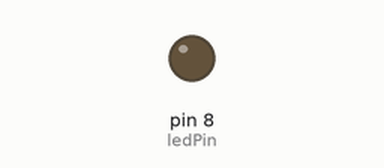
Simulated run of this sketch. Board: Arduino Uno, built with avr-gcc and run on an emulated ATmega328P. Parts: output pins drawn as LEDs (lit = HIGH).

Above: at 1.46 s.
At 5.8 s:
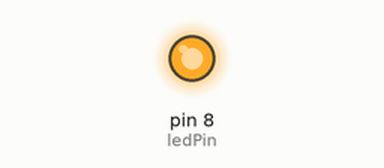
Timing chart, 0 to 8.3 s (numbered marks = the images above):
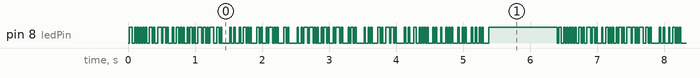

Measured:
- by itself, pin 8 (ledPin): moves between LOW and HIGH, repeating every 6.4 s
- by itself, everything shown: repeats every 6.4 s, in 40 steps

The sketch:

Transmit.ino
```cpp
// Author: Blake Freer
// May 30, 2021

const int ledPin = 8; // Digital output pin of LED

// Communication settings
/* Note
 * The actual bitspeed is determined by the period, not the baud directly.
 * Therefore a baud = 200 and baud = 170 will actually be the same speed, since
 * they produce produce a period of 5 milliseconds (due to integer division)
 */
const int baud = 50; // Bits per second
long period;  // Milliseconds between bits

void setup() {
    pinMode(ledPin, OUTPUT);
    period = 1000 / baud;
}

String message = "Sending data with an LED!!\n";

void loop() {
    // Send the message and wait a second before repeating
    sendWord(message);
    delay(1000);
}

void sendWord(String string){
    // Send a string of characters
    for(int i = 0; i < string.length(); i++){
        sendChar(string.charAt(i));
    }
}

void sendChar(char data){
    emit(0); // Set line low to signal start of character
    delay(period);

    for(int i = 0; i < 8; i++){
        // Emit the 8 bits, LSB first
        emit(data % 2);
        delay(period);
        data = data / 2;
    }
    emit(1); // Return line to high
    delay(period);
}

void emit(int _bit){
    // Shorthand for digitalWrite...
    digitalWrite(ledPin, _bit);
}
```
